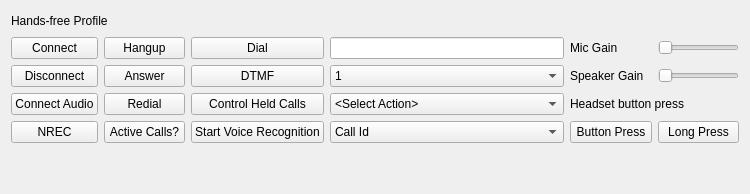
          <widget class="QWidget" name="tabHF">
           <attribute name="title">
            <string>HF</string>
           </attribute>
           <layout class="QGridLayout" name="gridLayout_6" columnstretch="1,1,1,2,1,1" columnminimumwidth="0,0,0,0,0,0">
            <item row="4" column="2">
             <widget class="QPushButton" name="btnHFVoiceReco">
              <property name="text">
               <string>Start Voice Recognition</string>
              </property>
             </widget>
            </item>
            <item row="4" column="3">
             <widget class="QComboBox" name="cbHFCallID">
              <item>
               <property name="text">
                <string>Call Id</string>
               </property>
              </item>
              <item>
               <property name="text">
                <string>1</string>
               </property>
              </item>
              <item>
               <property name="text">
                <string>2</string>
               </property>
              </item>
              <item>
               <property name="text">
                <string>3</string>
               </property>
              </item>
              <item>
               <property name="text">
                <string>4</string>
               </property>
              </item>
              <item>
               <property name="text">
                <string>5</string>
               </property>
              </item>
              <item>
               <property name="text">
                <string>6</string>
               </property>
              </item>
              <item>
               <property name="text">
                <string>7</string>
               </property>
              </item>
              <item>
               <property name="text">
                <string>8</string>
               </property>
              </item>
              <item>
               <property name="text">
                <string>9</string>
               </property>
              </item>
             </widget>
            </item>
            <item row="3" column="1">
             <widget class="QPushButton" name="btnHFRedial">
              <property name="text">
               <string>Redial</string>
              </property>
             </widget>
            </item>
            <item row="2" column="0">
             <widget class="QPushButton" name="btnDisconnectHF">
              <property name="text">
               <string>Disconnect</string>
              </property>
             </widget>
            </item>
            <item row="2" column="2">
             <widget class="QPushButton" name="btnHFDTMF">
              <property name="text">
               <string>DTMF</string>
              </property>
             </widget>
            </item>
            <item row="3" column="2">
             <widget class="QPushButton" name="btnHFCallHeld">
              <property name="text">
               <string>Control Held Calls</string>
              </property>
             </widget>
            </item>
            <item row="2" column="4">
             <widget class="QLabel" name="labelHFSpeaker">
              <property name="text">
               <string>Speaker Gain</string>
              </property>
             </widget>
            </item>
            <item row="3" column="0">
             <widget class="QPushButton" name="btnHFConnectAudio">
              <property name="text">
               <string>Connect Audio</string>
              </property>
             </widget>
            </item>
            <item row="3" column="3">
             <widget class="QComboBox" name="cbHFHeldCalls">
              <item>
               <property name="text">
                <string>&lt;Select Action&gt;</string>
               </property>
              </item>
              <item>
               <property name="text">
                <string>Release all held</string>
               </property>
              </item>
              <item>
               <property name="text">
                <string>Release active accept other</string>
               </property>
              </item>
              <item>
               <property name="text">
                <string>Place active on hold and accept other</string>
               </property>
              </item>
              <item>
               <property name="text">
                <string>Add held to conversation</string>
               </property>
              </item>
              <item>
               <property name="text">
                <string>Connect 2 calls and drop</string>
               </property>
              </item>
              <item>
               <property name="text">
                <string>Put Incoming call on hold</string>
               </property>
              </item>
              <item>
               <property name="text">
                <string>Accept a held incoming call</string>
               </property>
              </item>
              <item>
               <property name="text">
                <string>Reject a held incoming call</string>
               </property>
              </item>
             </widget>
            </item>
            <item row="1" column="0">
             <widget class="QPushButton" name="btnConnectHF">
              <property name="text">
               <string>Connect</string>
              </property>
             </widget>
            </item>
            <item row="1" column="2">
             <widget class="QPushButton" name="btnHFDial">
              <property name="text">
               <string>Dial</string>
              </property>
             </widget>
            </item>
            <item row="1" column="3">
             <widget class="QLineEdit" name="lineEditHFDial"/>
            </item>
            <item row="1" column="1">
             <widget class="QPushButton" name="btnHFHangup">
              <property name="text">
               <string>Hangup</string>
              </property>
             </widget>
            </item>
            <item row="1" column="4">
             <widget class="QLabel" name="labelHFMic">
              <property name="text">
               <string>Mic Gain</string>
              </property>
             </widget>
            </item>
            <item row="1" column="5">
             <widget class="QSlider" name="horizontalSliderHFMic">
              <property name="orientation">
               <enum>Qt::Horizontal</enum>
              </property>
             </widget>
            </item>
            <item row="2" column="1">
             <widget class="QPushButton" name="btnHFAnswer">
              <property name="text">
               <string>Answer</string>
              </property>
             </widget>
            </item>
            <item row="2" column="3">
             <widget class="QComboBox" name="cbHFDTMF">
              <item>
               <property name="text">
                <string>1</string>
               </property>
              </item>
              <item>
               <property name="text">
                <string>2</string>
               </property>
              </item>
              <item>
               <property name="text">
                <string>3</string>
               </property>
              </item>
              <item>
               <property name="text">
                <string>4</string>
               </property>
              </item>
              <item>
               <property name="text">
                <string>5</string>
               </property>
              </item>
              <item>
               <property name="text">
                <string>6</string>
               </property>
              </item>
              <item>
               <property name="text">
                <string>7</string>
               </property>
              </item>
              <item>
               <property name="text">
                <string>8</string>
               </property>
              </item>
              <item>
               <property name="text">
                <string>9</string>
               </property>
              </item>
              <item>
               <property name="text">
                <string>0</string>
               </property>
              </item>
              <item>
               <property name="text">
                <string>*</string>
               </property>
              </item>
              <item>
               <property name="text">
                <string>#</string>
               </property>
              </item>
             </widget>
            </item>
            <item row="2" column="5">
             <widget class="QSlider" name="horizontalSliderHFSpeaker">
              <property name="orientation">
               <enum>Qt::Horizontal</enum>
              </property>
             </widget>
            </item>
            <item row="4" column="1">
             <widget class="QPushButton" name="btnHFActiveCalls">
              <property name="text">
               <string>Active Calls?</string>
              </property>
             </widget>
            </item>
            <item row="4" column="0">
             <widget class="QPushButton" name="btnHFNREC">
              <property name="text">
               <string>NREC</string>
              </property>
             </widget>
            </item>
            <item row="0" column="0" colspan="2">
             <layout class="QHBoxLayout" name="horizontalLayout_15">
              <item>
               <widget class="QLabel" name="label_26">
                <property name="text">
                 <string>Hands-free Profile</string>
                </property>
               </widget>
              </item>
              <item>
               <spacer name="horizontalSpacer_2">
                <property name="orientation">
                 <enum>Qt::Horizontal</enum>
                </property>
                <property name="sizeHint" stdset="0">
                 <size>
                  <width>40</width>
                  <height>20</height>
                 </size>
                </property>
               </spacer>
              </item>
             </layout>
            </item>
            <item row="3" column="4" rowspan="2" colspan="2">
             <layout class="QGridLayout" name="gridLayout_5" rowstretch="0,0,0">
              <item row="2" column="1">
               <widget class="QPushButton" name="btnHFLongBtnPress">
                <property name="text">
                 <string>Long Press</string>
                </property>
               </widget>
              </item>
              <item row="2" column="0">
               <widget class="QPushButton" name="btnHFBtnPress">
                <property name="text">
                 <string>Button Press</string>
                </property>
               </widget>
              </item>
              <item row="1" column="0" colspan="2">
               <widget class="QLabel" name="lblCTMessage_3">
                <property name="text">
                 <string>Headset button press</string>
                </property>
               </widget>
              </item>
             </layout>
            </item>
            <item row="5" column="0">
             <spacer name="verticalSpacer_2">
              <property name="orientation">
               <enum>Qt::Vertical</enum>
              </property>
              <property name="sizeHint" stdset="0">
               <size>
                <width>20</width>
                <height>40</height>
               </size>
              </property>
             </spacer>
            </item>
           </layout>
          </widget>
